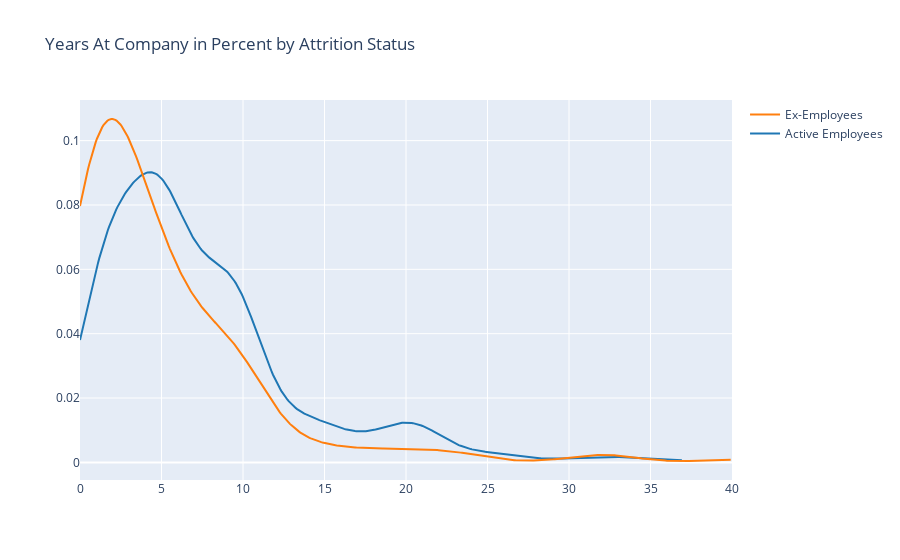

Notebook code for this chart:
### Code cell
# Add histogram data
x1 = df_HR.loc[df_HR['Attrition'] == 'No', 'YearsAtCompany']
x2 = df_HR.loc[df_HR['Attrition'] == 'Yes', 'YearsAtCompany']
# Group data together
hist_data = [x1, x2]
group_labels = ['Active Employees', 'Ex-Employees']
# Create distplot with custom bin_size
fig = ff.create_distplot(hist_data, group_labels,
                         curve_type='kde', show_hist=False, show_rug=False)
# Add title
fig['layout'].update(title='Years At Company in Percent by Attrition Status')
fig['layout'].update(xaxis=dict(range=[0, 40], dtick=5))
# Plot
pyo.iplot(fig, filename='Distplot with Multiple Datasets')

### Figure 1 — Plotly figure (JSON) as saved in the notebook; plotly's stock layout.template omitted (floating-point values rounded to 4 significant figures; data arrays with more than 128 entries replaced by an {"elided": "..."} marker saying what was removed)
{"data": [{"legendgroup": "Active Employees", "marker": {"color": "rgb(31, 119, 180)"}, "mode": "lines", "name": "Active Employees", "showlegend": true, "type": "scatter", "x": {"elided": "500 float values"}, "xaxis": "x", "y": {"elided": "500 float values"}, "yaxis": "y"}, {"legendgroup": "Ex-Employees", "marker": {"color": "rgb(255, 127, 14)"}, "mode": "lines", "name": "Ex-Employees", "showlegend": true, "type": "scatter", "x": {"elided": "500 float values"}, "xaxis": "x", "y": {"elided": "500 float values"}, "yaxis": "y"}], "layout": {"barmode": "overlay", "hovermode": "closest", "legend": {"traceorder": "reversed"}, "title": {"text": "Years At Company in Percent by Attrition Status"}, "xaxis": {"anchor": "y2", "domain": [0, 1], "dtick": 5, "range": [0, 40], "zeroline": false}, "yaxis": {"anchor": "free", "domain": [0, 1], "position": 0}}}
